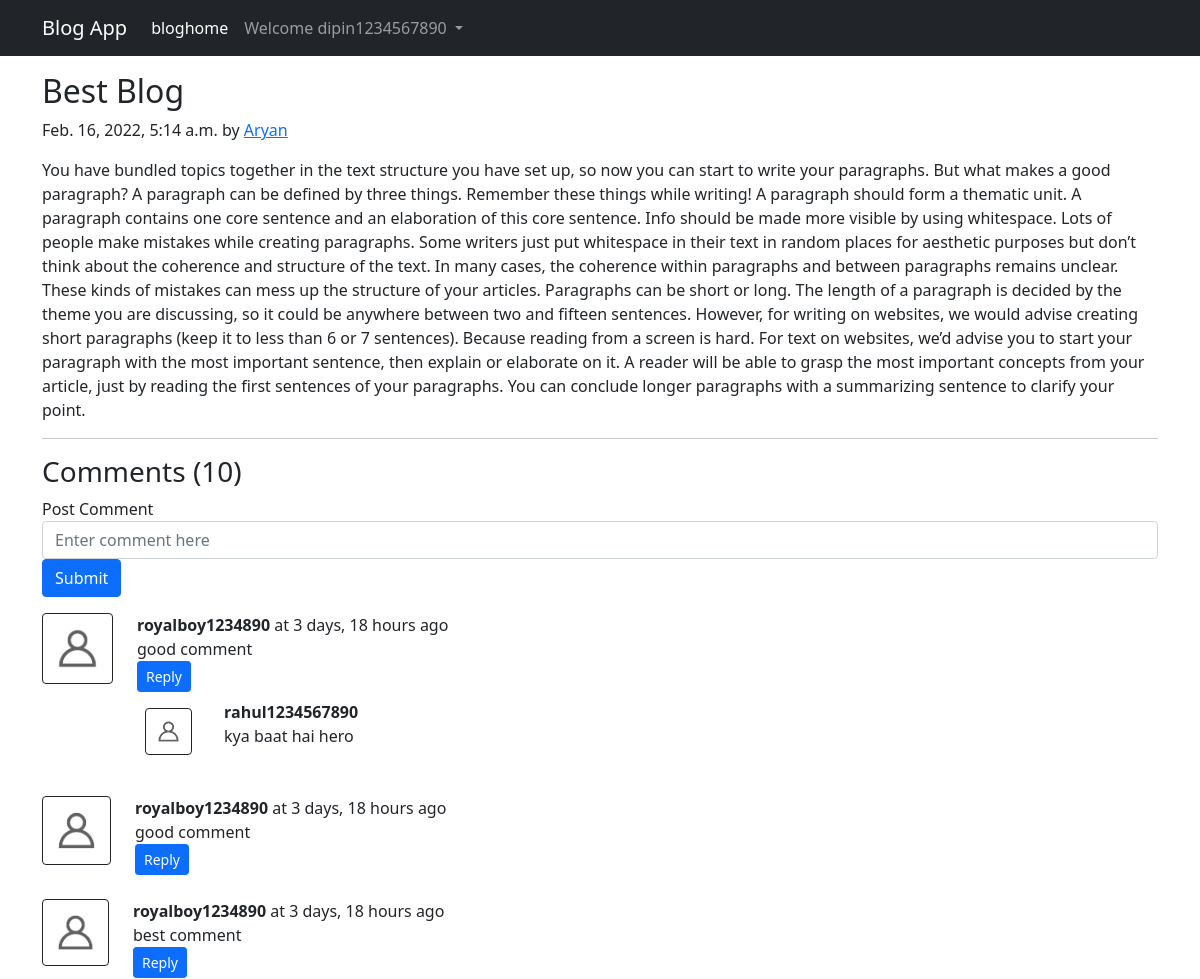
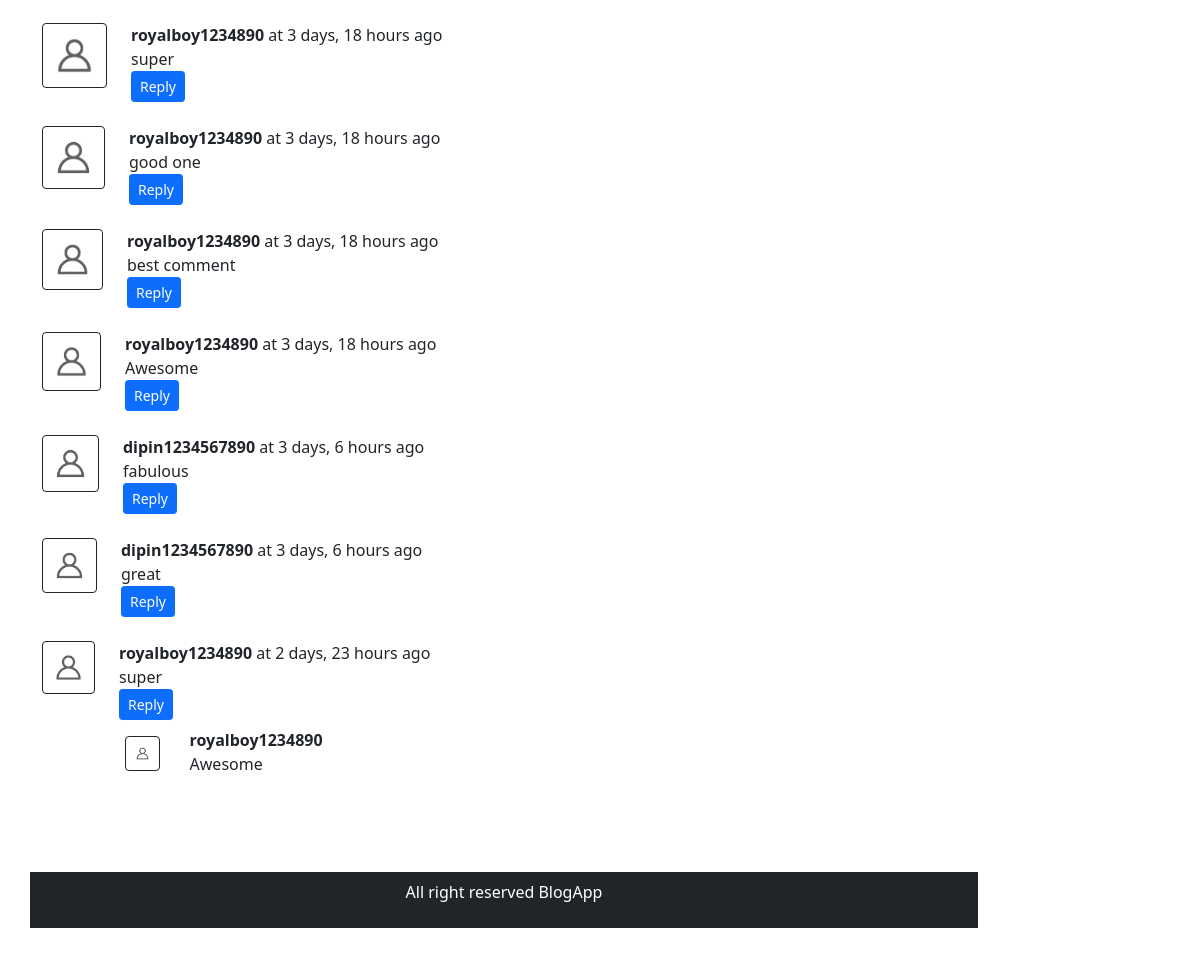
Page /trend-blog/ (signed in) on the committed database (2 pictures, top to bottom).
### src/models.py (models this page shows, shortened)
class Post(models.Model):
    sno=models.AutoField(primary_key=True)
    title=models.CharField(max_length=255)
    author=models.CharField(max_length=15)
    slug=models.CharField(max_length=130)
    timeStamp=models.DateTimeField(blank=True)
    content=models.TextField()

class BlogComment(models.Model):
    sno= models.AutoField(primary_key=True)
    comment=models.TextField()
    user=models.ForeignKey(User, on_delete=models.CASCADE)
    post=models.ForeignKey(Post, on_delete=models.CASCADE)
    parent=models.ForeignKey('self',on_delete=models.CASCADE, null=True )
    timeStamp= models.DateTimeField(default=now)

### src/views.py (the view)
# urls.py: path('<str:slug>/', views.blogpost, name="blogpost"),
def blogpost(request, slug):
    post=Post.objects.filter(slug=slug).first()
    comments= BlogComment.objects.filter(post=post, parent=None)
    replies= BlogComment.objects.filter(post=post).exclude(parent=None)
    replyDict={}
    for reply in replies:
        if reply.parent.sno not in replyDict.keys():
            replyDict[reply.parent.sno]=[reply]
        else:
            replyDict[reply.parent.sno].append(reply)
    context={'post':post, 'comments': comments, 'user': request.user, 'replyDict': replyDict}
    return render(request, "blogpost.html", context)

### src/templatetags/extras.py (called while the page is built)
@register.filter(name='get_val')
def get_val(dict, key):
    return dict.get(key)

### src/templates/blogpost.html (shortened to what this page needs)
{% extends 'base.html' %}
{% block content %}
{% load humanize %}
{% load extras %}
<div class="container my-3">
        <h2 class="blog-post-title">{{post.title}}</h2>
        <p class="blog-post-meta">{{post.timeStamp}} by <a href="#">{{post.author}}</a></p>
        <p>{{post.content}}</p>
        <hr>
      </div>
      <div class="container">
        <h3>Comments ({{comments.count}})</h3>
        <div class="my-2">
          {% if user.is_authenticated %}
          <form action="/postComment" method="post">
              <div class="form-group">
                  <label for="exampleInputEmail1">Post Comment </label>
                  <input type="text" class="form-control" name="comment" placeholder="Enter comment here">
              </div>
              <button type="submit" class="btn btn-primary">Submit</button>
          </form>
          {% else %}
          Please login to post a comment
          {% endif %}
          {% for comment in comments %}
      <div class="row my-3">
          <div class="col-md-1  ">
          <img class="rounded mx-auto d-block w-100 p-2 border border-dark" src="/static/img/user.png"  alt="user">
          </div>
          <div class="col-md-11 ">
            <b> {{comment.user.username}} </b> at  {{comment.timeStamp| naturaltime}}
            <div>   {{comment.comment}} </div>
            <div class="reply mx-0">
              {% if user.is_authenticated %}
              <button class="btn btn-sm btn-primary" type="button" data-bs-toggle="collapse" data-bs-target="#replyBox{{comment.sno}}" aria-expanded="false" aria-controls="replyBox{{comment.sno}}">
                  Reply
              </button>
              {% else %}
              <button class="btn btn-sm btn-primary" type="button" data-toggle="collapse" data-target="#replyBox{{comment.sno}}" aria-expanded="false" aria-controls="replyBox{{comment.sno}}">
                Login to reply
            </button>
            {% endif %}
            <div class="replies my-2 ">
                {% for reply in replyDict|get_val:comment.sno %}
                <div class="row my-2">
                    <div class="col-md-1 ">
                        <img class="rounded mx-auto d-block w-75 my-2 border border-dark p-2" src="/static/img/user.png" alt="user">
                    </div>
                    <div class="col-md-11">
                        <div class="col-md-11 ">
                            <b> {{reply.user.username}} </b>
                            <div>{{reply.comment}}</div>
                          </div>
                          <br>
                      </div>
                  </div>
                  {% endfor %}
                </div>
      </div>
      </div>
      {% endfor %}
      </div>
      {% endblock content %}

### src/templates/base.html (shortened to what this page needs)
<!doctype html>
<html lang="en">
  <head>
    <link href="https://cdn.jsdelivr.net/npm/bootstrap@5.1.3/dist/css/bootstrap.min.css" rel="stylesheet">
  </head>
  <body>
    <nav class="navbar navbar-expand-lg navbar-dark bg-dark">
        <div class="container">
          <a class="navbar-brand" href="/">Blog App</a>
          <div class="collapse navbar-collapse" id="navbarSupportedContent">
            <ul class="navbar-nav">
              <li class="nav-item">
                <a class="nav-link active" href="/">bloghome</a>
              </li>
              {% if user.is_authenticated %}
              <ul class="navbar-nav mr-2">
              <li class="nav-item dropdown">
                <a class="nav-link dropdown-toggle" href="#" id="navbarDropdown" role="button" data-bs-toggle="dropdown" aria-expanded="false">
                  Welcome {{request.user}}
                </a>
                    </li>
                    </ul>
                    </div>
            {% endif %}
          </div>
      </nav>
    {% block content %}
    {% endblock content %}
    <footer class="bg-dark p-2 mt-5">
        <p class="text-center text-white "> All right reserved BlogApp</p>
    </footer>
  </body>
</html>

### rows in the picture
Post: title "Best Blog", timeStamp "Feb. 16, 2022, 5:14 a.m.", author "Aryan", content "You have bundled topics together in the text structure you have set up, so now you can start to write your paragraphs. But what makes a good paragraph? A paragraph can be defined by three things. Remember these things while writing! A paragraph should form a thematic unit. A paragraph contains one core sentence and an elaboration of this core sentence. Info should be made more visible by using whitespace. Lots of people make mistakes while creating paragraphs. Some writers just put whitespace in their text in random places for aesthetic purposes but don’t think about the coherence and structure of the text. In many cases, the coherence within paragraphs and between paragraphs remains…"
BlogComment: user.username "royalboy1234890", timeStamp "3 days, 18 hours ago", comment "good comment"
BlogComment: user.username "rahul1234567890", comment "kya baat hai hero"
BlogComment: user.username "royalboy1234890", timeStamp "3 days, 18 hours ago", comment "good comment"
BlogComment: user.username "royalboy1234890", timeStamp "3 days, 18 hours ago", comment "best comment"
BlogComment: user.username "royalboy1234890", timeStamp "3 days, 18 hours ago", comment "super"
BlogComment: user.username "royalboy1234890", timeStamp "3 days, 18 hours ago", comment "good one"
BlogComment: user.username "royalboy1234890", timeStamp "3 days, 18 hours ago", comment "best comment"
BlogComment: user.username "royalboy1234890", timeStamp "3 days, 18 hours ago", comment "Awesome"
BlogComment: user.username "dipin1234567890", timeStamp "3 days, 6 hours ago", comment "fabulous"
BlogComment: user.username "dipin1234567890", timeStamp "3 days, 6 hours ago", comment "great"
BlogComment: user.username "royalboy1234890", timeStamp "2 days, 23 hours ago", comment "super"
BlogComment: user.username "royalboy1234890", comment "Awesome"

### other values in the picture
{{ request.user }} "dipin1234567890"
{{ comments.count }} "10"
